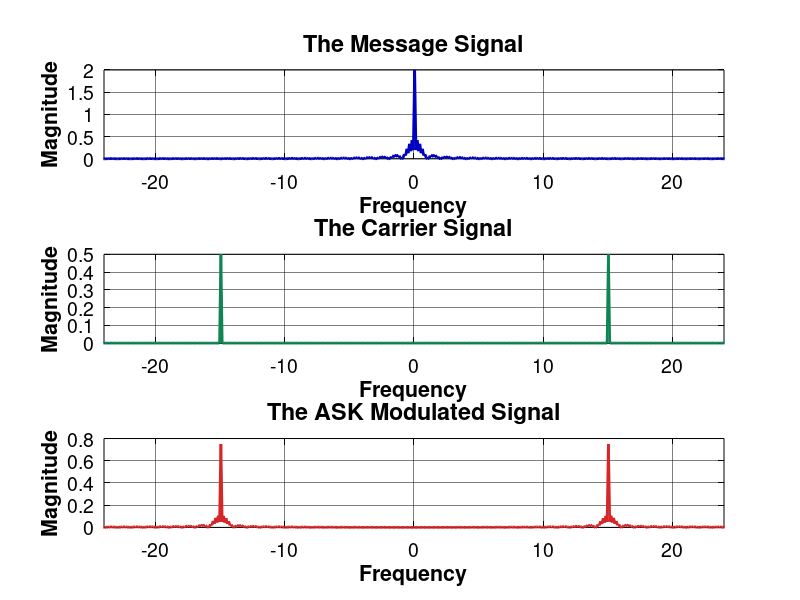
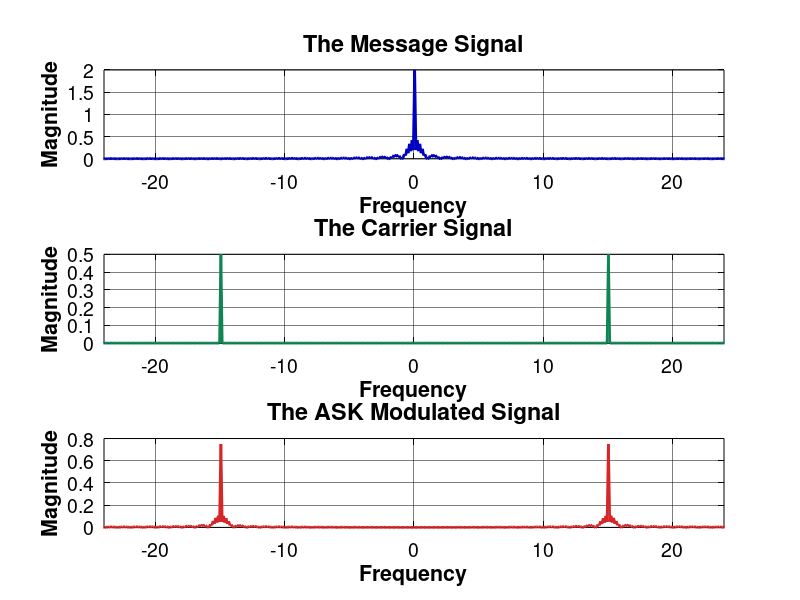
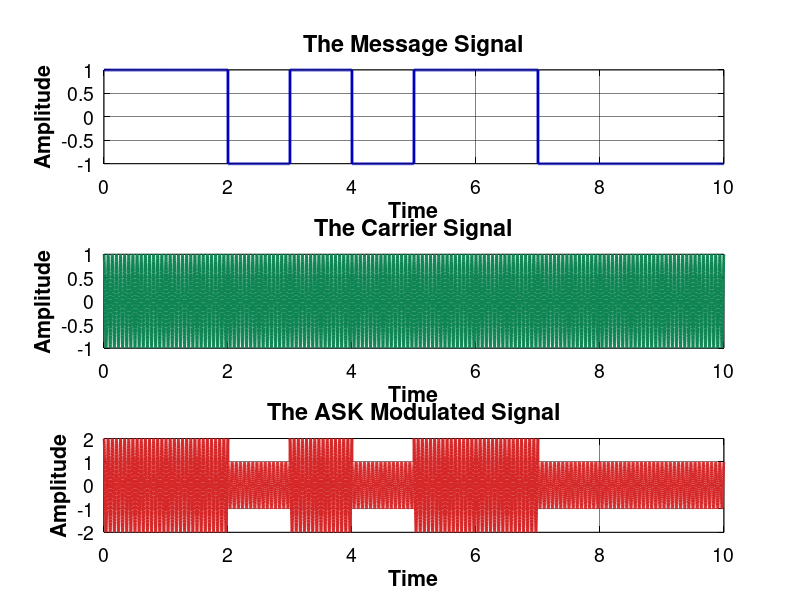
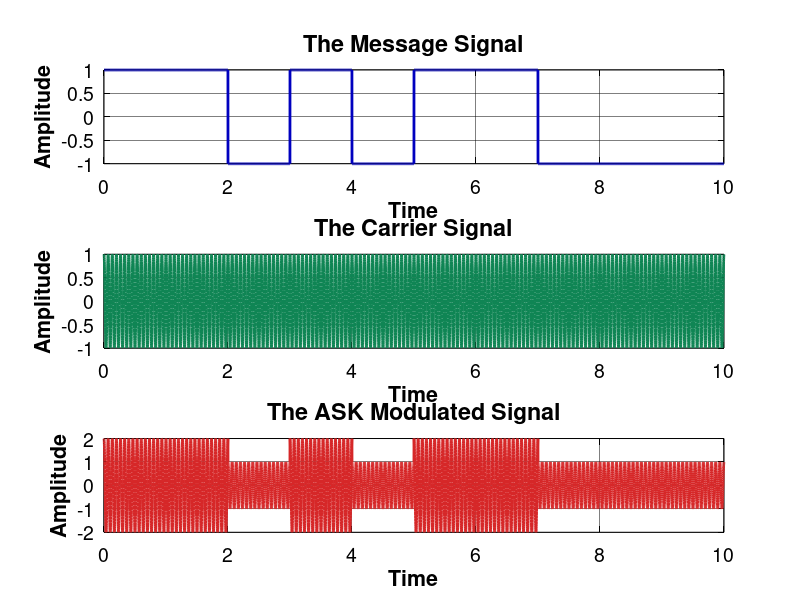

Source code (MATLAB) for these figures, in order:
%%%%%%%%%%%%%%%%%%%%%%%%%%%%%%%%%%%%%%%%%%%%%%%%%%%%%%%%%%%%%%%%
%         Illustrating Chapter 10 Digital Modulation :         %
%                                 ASK Modulation               %
%                                                              %
%        Book : Analog & Digital Communication Systems         %
%                   By: Dr.Farnaz Ghassemi                     %
%                          Chapter 10                          %
%                                                              %
%                                                              %
%   Version.1:             03/10/27---Dr.Ghassemi              %
%%%%%%%%%%%%%%%%%%%%%%%%%%%%%%%%%%%%%%%%%%%%%%%%%%%%%%%%%%%%%%%%
close all;
clear all;
clc;
colors=[0,0,0;                       %1-Black
        0,0,0.75;                    %2-Blue
        214/255,39/255,40/255;       %3-Red
        15/255,133/255,84/255;       %4-Green
        118/255,78/255,159/255;     %5-Purple
        225/255,124/255,5/255;       %6-Orange
        56/255,166/255,165/255;      %7-Light Blue
        204/255,80/255,62/255;       %8-Light Red
        115/255,175/255,72/255;      %9-Light Green
        237/255,173/255,8/255;       %10-Light Orange
        148/255,52/255,110/255;      %11-Light Purple
        70/255,0,114/255;            %12-Dark Blue
        0,0.5,0.25                   %13-Green
        ];
grayColor = [0.5, 0.5, 0.5];
marks={'-';'--';':';'-.'};

% Set Text Font
set(0, 'DefaultTextFontName', 'Helvetica', 'DefaultTextFontSize', 18, 'DefaultTextFontWeight', 'bold', 'DefaultTextColor', 'black');

% Set default properties for titles, labels, and axes
set(groot, 'DefaultAxesFontName', 'Helvetica'); % Default font for axes
set(groot, 'DefaultAxesFontSize', 12); % Default font size for axes
set(groot, 'DefaultAxesTitleFontWeight', 'bold'); % Default title weight (optional)

% Set default properties for title font specifically
set(groot, 'DefaultAxesTitleFontSizeMultiplier', 1.2); % Adjust title font size relative to axes font size
set(groot, 'DefaultTextFontName', 'Helvetica'); % Default font for text objects

% Set default properties for all axes
set(groot, 'DefaultAxesFontSize', 14); % Set font size for all axes' tick labels
set(groot, 'DefaultAxesFontName', 'Helvetica'); % Set font for all axes' tick labels
%set(groot, 'DefaultAxesFontWeight', 'bold'); % Set font weight for all axes' tick labels
set(groot, 'DefaultAxesXColor', 'black'); % Set X-axis color
set(groot, 'DefaultAxesYColor', 'black'); % Set Y-axis color

% Set default properties for axes
set(groot, 'DefaultAxesGridLineStyle', '-'); % Default grid line style
set(groot, 'DefaultAxesGridColor', [0 0 0]); % Default grid color (black)
set(groot, 'DefaultAxesGridAlpha', 0.5); % Default grid opacity (fully opaque)
set(groot, 'DefaultAxesLineWidth', 0.5); % Default axes line width (affects grid lines too)

% Box Style for Axe
set(groot, 'DefaultAxesBox', 'on'); % Default: 'on' means axes have a box

%%%%%%%%%%%%%%%%%%%%%%%%%%%%%%%%%%%%%%%%%%%%%%%%%%%%%%%%%%%%%%%%%%%%%%%%%%%
%                              ASK Modulation                                      %
%%%%%%%%%%%%%%%%%%%%%%%%%%%%%%%%%%%%%%%%%%%%%%%%%%%%%%%%%%%%%%%%%%%%%%%%%%%

t0=10;                               	% signal duration
ts=0.001;                            	% sampling interval
fs=1/ts;                             	% sampling frequency
t=[0:ts:t0-ts];                         	% time vector
df=0.2;                              	% required frequency resolution



% message signal

p=[1 1 0 1 0 1 1 0 0 0];                % Message signal
m=[];
for i=1: length(p)
    m=[m,p(i)*ones(1,fs)];
end
m_n=m;%(m-mean(m))/max(abs(m));            % normalized message signal
M = fftshift(fft(m_n) / length(m_n));   % Fourier transform 
f = linspace(-fs/2, fs/2, length(M));	% frequency vector



% carrier signal
fc=15;                              	% carrier frequency
c=cos(2*pi*fc.*t);                   	% carrier signal
C = fftshift(fft(c) / length(c));       % Fourier transform 



% ASK Modulated signal
u=(m_n).*c;                       % ASK Modulated signal
U = fftshift(fft(u) / length(u));      % Fourier transform 

%%%%%%%%%%%%%%%%%%%%%%%%%%%%%%%%%%%%%%%%%%%%%%%%%%%%%%%%%%%%%%%%%%%%%%%%%%%
%                            Plot Figures                                 %
%%%%%%%%%%%%%%%%%%%%%%%%%%%%%%%%%%%%%%%%%%%%%%%%%%%%%%%%%%%%%%%%%%%%%%%%%%%
fp=(fc+5)*1.2;

% Figure 1: Message Signal
figure
subplot(2,1,1)
plot(t,m,'Color', colors(2,:),'LineWidth', 2)
xlabel('Time')
ylabel('Amplitude')
title('The message signal')
grid on
subplot(2,1,2)
plot(f,abs(M),'Color', colors(2,:),'LineWidth', 2) 
xlabel('Frequency')
ylabel('Magnitude')
%title('Spectrum of the message signal')
xlim([-fp fp])
grid on
% Figure 2: Carrier Signal
figure
subplot(2,1,1)
plot(t,c,'Color', colors(4,:),'LineWidth', 2)
%axis([0 t0 -1.2 1.2])
xlabel('Time')
ylabel('Amplitude')
title('The carrier signal') 
grid on
subplot(2,1,2)
plot(f,abs(C),'Color', colors(4,:),'LineWidth', 2) 
xlabel('Frequency')
ylabel('Magnitude')
%title('Spectrum of the message signal')
xlim([-fp fp])
grid on
% Figure 3: ASK Modulated Signal
figure
subplot(2,1,1)
plot(t,u,'Color', colors(3,:),'LineWidth', 2)
%axis([0 t0 -2 2])
xlabel('Time')
ylabel('Amplitude')
title('The OOK Modulated signal')
grid on
hold on
%plot(t,envelope(u(1:length(t))),'Color', colors(7,:),'LineStyle',marks{2},'LineWidth', 2)
%plot(t,envelope(u(1:length(t)))-mean(envelope(u(1:length(t)))),'Color', colors(12,:),'LineStyle',marks{2},'LineWidth', 2)
subplot(2,1,2)
plot(f,abs(U),'Color', colors(3,:),'LineWidth', 2) 
xlabel('Frequency')
ylabel('Magnitude')
%title('Spectrum of the message signal')
xlim([-fp fp])
grid on

% Figure 4: Time Signals
figure
subplot(3,1,1)
plot(t,m,'Color', colors(2,:),'LineWidth', 2)
xlabel('Time')
ylabel('Amplitude')
title('The Message Signal') 
grid on
subplot(3,1,2)
plot(t,c,'Color', colors(4,:),'LineWidth', 2)
xlabel('Time')
ylabel('Amplitude')
title('The Carrier Signal') 
grid on
subplot(3,1,3)
plot(t,u,'Color', colors(3,:),'LineWidth', 2)
xlabel('Time')
ylabel('Amplitude')
title('The OOK Modulated Signal')
grid on
hold on
% plot(t,envelope(u(1:length(t))),'Color', colors(7,:),'LineStyle',marks{2},'LineWidth', 2)
% plot(t,envelope(u(1:length(t)))-mean(envelope(u(1:length(t)))),'Color', colors(12,:),'LineStyle',marks{2},'LineWidth', 2)
% legend('Am Modulated Signal','Message Signal with DC Offset','Message Signal')

% Figure 5: Frequency Signals
figure
subplot(3,1,1)
plot(f,abs(M),'Color', colors(2,:),'LineWidth', 2) 
xlim([-fp fp])
xlabel('Frequency')
ylabel('Magnitude')
title('The Message Signal') 
grid on
subplot(3,1,2)
plot(f,abs(C),'Color', colors(4,:),'LineWidth', 2) 
xlim([-fp fp])

xlabel('Frequency')
ylabel('Magnitude')
title('The Carrier Signal') 
grid on
subplot(3,1,3)
plot(f,abs(U),'Color', colors(3,:),'LineWidth', 2) 
xlim([-fp fp])
xlabel('Frequency')
ylabel('Magnitude')
title('The OOK Modulated Signal')
grid on
hold on

%%%%%%%%%%%%%%%%%%%%%%%%%%%%%%%%%%%%%%%%%%%%%%%%%%%%%%%%%%%%%%%%%%%%%%%%%%%
%                           Bipolar ASK                                   %
%%%%%%%%%%%%%%%%%%%%%%%%%%%%%%%%%%%%%%%%%%%%%%%%%%%%%%%%%%%%%%%%%%%%%%%%%%%
% message signal

p=[1 1 -1 1 -1 1 1 -1 -1 -1];                % Message signal
m=[];
for i=1: length(p)
    m=[m,(p(i)+2)*ones(1,fs)];
end
m_n=m;%(m-mean(m))/max(abs(m));            % normalized message signal
M = fftshift(fft(m_n) / length(m_n));   % Fourier transform 
f = linspace(-fs/2, fs/2, length(M));	% frequency vector



% carrier signal
fc=15;                              	% carrier frequency
c=cos(2*pi*fc.*t);                   	% carrier signal
C = fftshift(fft(c) / length(c));       % Fourier transform 



% ASK Modulated signal
u=0.5*(1+m_n).*c;                       % ASK Modulated signal
U = fftshift(fft(u) / length(u));      % Fourier transform 

%%%%%%%%%%%%%%%%%%%%%%%%%%%%%%%%%%%%%%%%%%%%%%%%%%%%%%%%%%%%%%%%%%%%%%%%%%%
%                            Plot Figures                                 %
%%%%%%%%%%%%%%%%%%%%%%%%%%%%%%%%%%%%%%%%%%%%%%%%%%%%%%%%%%%%%%%%%%%%%%%%%%%
fp=(fc+5)*1.2;

% Figure 6: Message Signal
figure
subplot(2,1,1)
plot(t,(m-2),'Color', colors(2,:),'LineWidth', 2)
xlabel('Time')
ylabel('Amplitude')
title('The message signal')
grid on
subplot(2,1,2)
plot(f,abs(M),'Color', colors(2,:),'LineWidth', 2) 
xlabel('Frequency')
ylabel('Magnitude')
%title('Spectrum of the message signal')
xlim([-fp fp])
grid on
% Figure 7: Carrier Signal
figure
subplot(2,1,1)
plot(t,c(1:length(t)),'Color', colors(4,:),'LineWidth', 2)
%axis([0 t0 -1.2 1.2])
xlabel('Time')
ylabel('Amplitude')
title('The carrier signal') 
grid on
subplot(2,1,2)
plot(f,abs(C),'Color', colors(4,:),'LineWidth', 2) 
xlabel('Frequency')
ylabel('Magnitude')
%title('Spectrum of the message signal')
xlim([-fp fp])
grid on
% Figure 8: ASK Modulated Signal
figure
subplot(2,1,1)
plot(t,u(1:length(t)),'Color', colors(3,:),'LineWidth', 2)
%axis([0 t0 -2 2])
xlabel('Time')
ylabel('Amplitude')
title('The ASK Modulated signal')
grid on
hold on
%plot(t,envelope(u(1:length(t))),'Color', colors(7,:),'LineStyle',marks{2},'LineWidth', 2)
%plot(t,envelope(u(1:length(t)))-mean(envelope(u(1:length(t)))),'Color', colors(12,:),'LineStyle',marks{2},'LineWidth', 2)
subplot(2,1,2)
plot(f,abs(U),'Color', colors(3,:),'LineWidth', 2) 
xlabel('Frequency')
ylabel('Magnitude')
%title('Spectrum of the message signal')
xlim([-fp fp])
grid on

% Figure 9: Time Signals
figure
subplot(3,1,1)
plot(t,(m-2),'Color', colors(2,:),'LineWidth', 2)
xlabel('Time')
ylabel('Amplitude')
title('The Message Signal') 
grid on
subplot(3,1,2)
plot(t,c,'Color', colors(4,:),'LineWidth', 2)
xlabel('Time')
ylabel('Amplitude')
title('The Carrier Signal') 
grid on
subplot(3,1,3)
plot(t,u,'Color', colors(3,:),'LineWidth', 2)
xlabel('Time')
ylabel('Amplitude')
title('The ASK Modulated Signal')
grid on
hold on
% plot(t,envelope(u(1:length(t))),'Color', colors(7,:),'LineStyle',marks{2},'LineWidth', 2)
% plot(t,envelope(u(1:length(t)))-mean(envelope(u(1:length(t)))),'Color', colors(12,:),'LineStyle',marks{2},'LineWidth', 2)
% legend('Am Modulated Signal','Message Signal with DC Offset','Message Signal')

% Figure 10: Frequency Signals
figure
subplot(3,1,1)
plot(f,abs(M),'Color', colors(2,:),'LineWidth', 2) 
xlim([-fp fp])
xlabel('Frequency')
ylabel('Magnitude')
title('The Message Signal') 
grid on
subplot(3,1,2)
plot(f,abs(C),'Color', colors(4,:),'LineWidth', 2) 
xlim([-fp fp])

xlabel('Frequency')
ylabel('Magnitude')
title('The Carrier Signal') 
grid on
subplot(3,1,3)
plot(f,abs(U),'Color', colors(3,:),'LineWidth', 2) 
xlim([-fp fp])
xlabel('Frequency')
ylabel('Magnitude')
title('The ASK Modulated Signal')
grid on
hold on

%%%%%%%%%%%%%%%%%%%%%%%%%%%%%%%%%%%%%%%%%%%%%%%%%%%%%%%%%%%%%%%%%%%%%%%%%%%
%                            Save Figures                                 %
%%%%%%%%%%%%%%%%%%%%%%%%%%%%%%%%%%%%%%%%%%%%%%%%%%%%%%%%%%%%%%%%%%%%%%%%%%%
PM=cd;
FolderName = [PM,'\PNG\']   % Your destination folder
FigList = findobj(allchild(0), 'flat', 'Type', 'figure');
for iFig = 1:length(FigList)
  FigHandle = FigList(iFig);
  set(gcf, 'Position', [100, 100, 1200, 800]); % Set size again
  %FigName   = [num2str(iFig)]%;get(FigHandle, 'Name');
  FigName   = num2str(get(FigHandle, 'Number'))
  set(0, 'CurrentFigure', FigHandle);
  savefig(gcf, [FolderName, FigName, '.fig']);
  print(gcf, [FolderName, FigName, '.png'], '-dpng', '-r300');
  %close(gcf)
end
